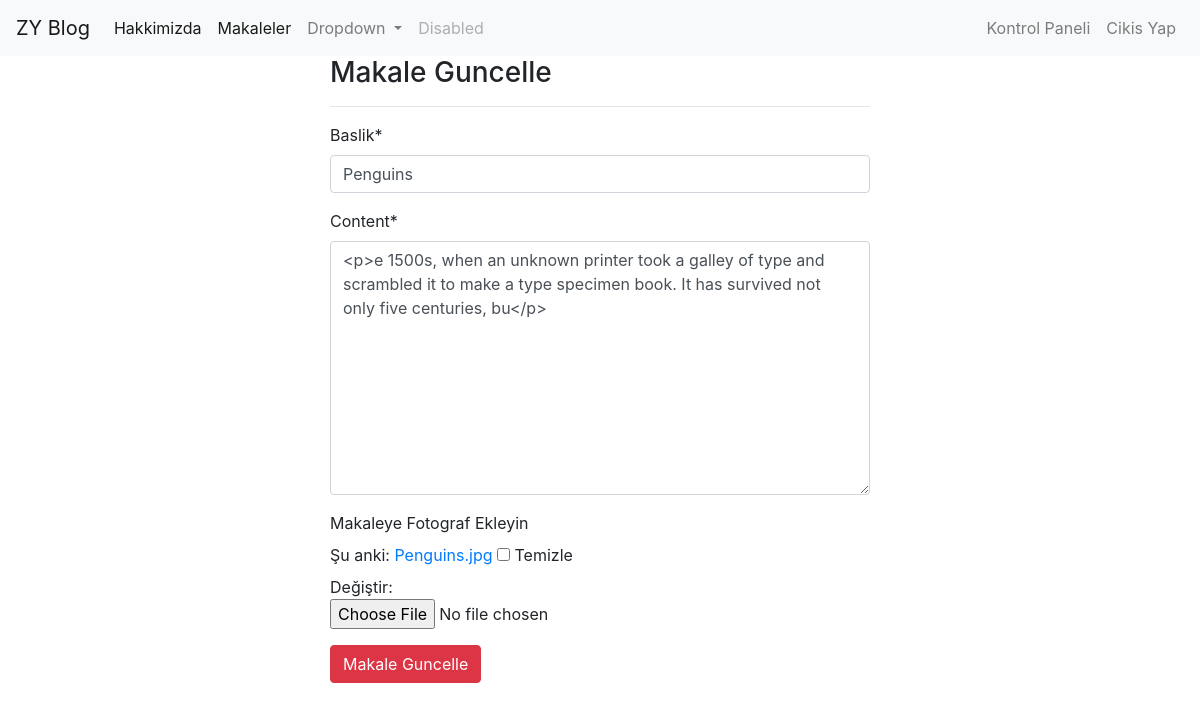
Screenshot of /articles/update/12 (signed in) with the database file from the repository.
### article/models.py (models this page shows, shortened)
class Article(models.Model):
    author = models.ForeignKey('auth.User', on_delete = models.CASCADE, verbose_name='Yazar')
    title  = models.CharField(max_length=50, verbose_name='Baslik')
    content = RichTextField()
    created_date = models.DateTimeField(auto_now_add=True,verbose_name='Olusturulma Tarihi')
    article_image = models.FileField(blank = True, null = True, verbose_name = 'Makaleye Fotograf Ekleyin')
    class Meta:
        ordering = ['-created_date']

### article/views.py (the view)
# urls.py: path('update/<int:id>',views.updateArticle, name = 'update'),
@login_required(login_url='user:login')
def updateArticle(request,id):
    article = get_object_or_404(Article, id = id)
    form = ArticleForm(request.POST or None, request.FILES or None, instance=article)
    if form.is_valid():
        article = form.save(commit=False)
        article.author = request.user
        article.save()
        messages.success(request, 'Makale Basariyla Guncellendi')
        return redirect('article:dashboard')
    return render(request, 'update.html',{'form':form})

### article/forms.py
class ArticleForm(forms.ModelForm):
    class Meta:
        model = Article
        fields = ['title', 'content','article_image']

### templates/update.html (shortened to what this page needs)
{% extends 'layout.html' %}
{% load crispy_forms_tags %}
{% block body %}
<div class="row">
    <div class="col-md-6 offset-md-3">
      <h3>Makale Guncelle</h3>
      <hr>
      <form method="POST" enctype="multipart/form-data">
        {{ form|crispy }}
        <button type="submit" class="btn btn-danger">Makale Guncelle</button>
      </form>
    </div>
  </div>
{% endblock body %}

### rows the page displays
Article: title "Penguins", content "<p>e 1500s, when an unknown printer took a galley of type and scrambled it to make a type specimen book. It has survived not only five centuries, bu</p>"
